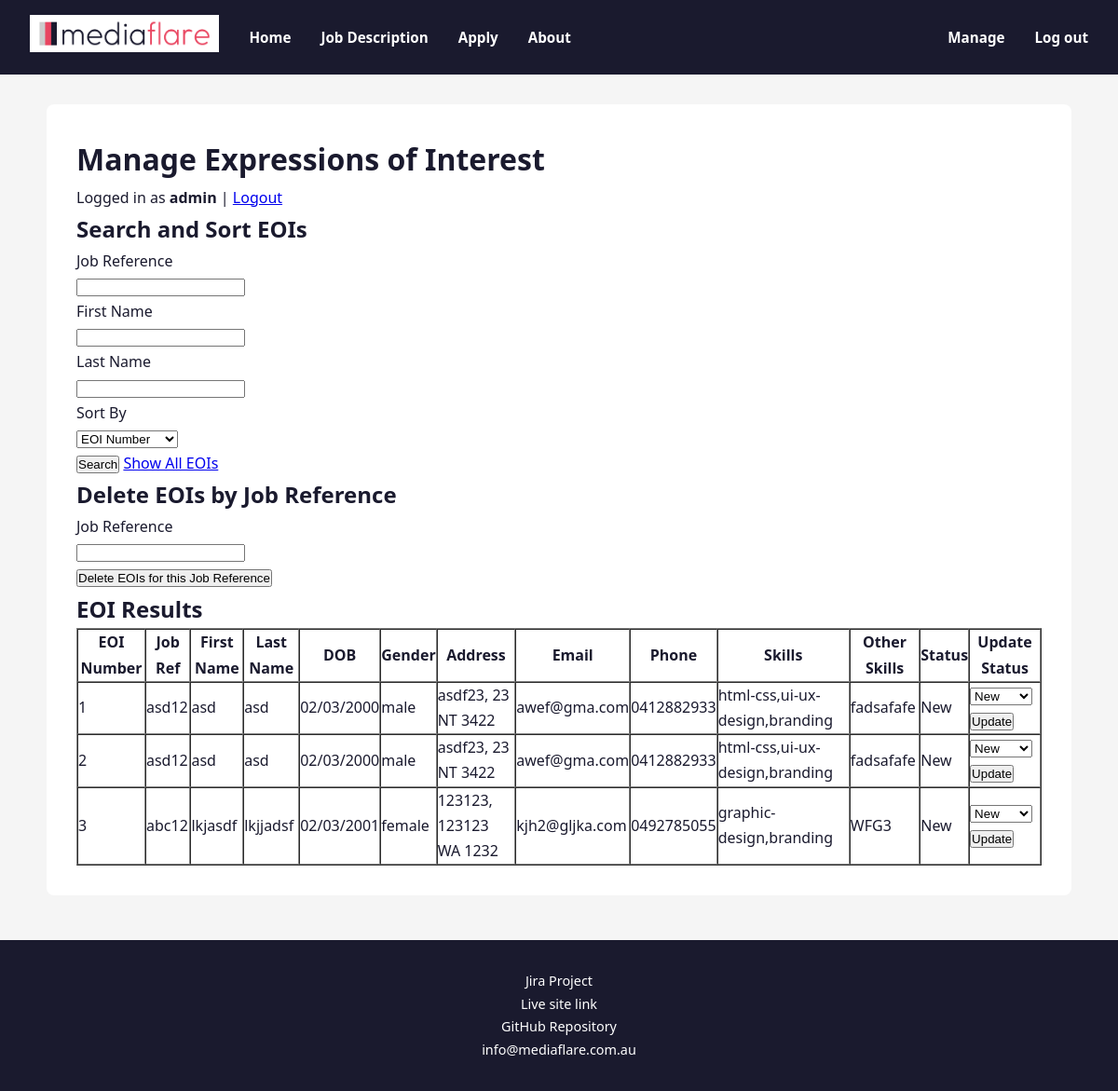
/manage.php (signed in), run on the app's committed database.
### tables this page shows
CREATE TABLE `eoi` (
  `EOInumber` int(11) NOT NULL,
  `job_reference` varchar(5) NOT NULL,
  `first_name` varchar(20) NOT NULL,
  `last_name` varchar(20) NOT NULL,
  `date_of_birth` varchar(10) NOT NULL,
  `gender` enum('male','female','prefer-not-to-say') NOT NULL,
  `street_address` varchar(40) NOT NULL,
  `suburb` varchar(40) NOT NULL,
  `state` enum('VIC','NSW','QLD','NT','WA','SA','TAS','ACT') NOT NULL,
  `postcode` char(4) NOT NULL,
  `email` varchar(100) NOT NULL,
  `phone` varchar(12) NOT NULL,
  `skills` text NOT NULL,
  `other_skills` text DEFAULT NULL,
  `status` enum('New','Current','Final') NOT NULL DEFAULT 'New'
);

### manage.php (the view, shortened to what this page needs)
<?php
require_once 'settings.php';
$conn = new mysqli($host, $username, $password, $dbname);
function clean_output($value) {
    return htmlspecialchars($value ?? '', ENT_QUOTES, 'UTF-8');
}
$create_eoi_table = "
CREATE TABLE IF NOT EXISTS `eoi` (
  `EOInumber` int(11) NOT NULL AUTO_INCREMENT,
  `job_reference` varchar(5) NOT NULL,
  `first_name` varchar(20) NOT NULL,
  `last_name` varchar(20) NOT NULL,
  `date_of_birth` varchar(10) NOT NULL,
  `gender` enum('male','female','prefer-not-to-say') NOT NULL,
  `street_address` varchar(40) NOT NULL,
  `suburb` varchar(40) NOT NULL,
  `state` enum('VIC','NSW','QLD','NT','WA','SA','TAS','ACT') NOT NULL,
  `postcode` char(4) NOT NULL,
  `email` varchar(100) NOT NULL,
  `phone` varchar(12) NOT NULL,
  `skills` text NOT NULL,
  `other_skills` text,
  `status` enum('New','Current','Final') NOT NULL DEFAULT 'New',
  PRIMARY KEY (`EOInumber`)
) ENGINE=InnoDB DEFAULT CHARSET=utf8mb4;
";
$conn->query($create_eoi_table);
$allowed_sort_fields = [
    'EOInumber' => 'EOInumber',
    'job_reference' => 'job_reference',
    'first_name' => 'first_name',
    'last_name' => 'last_name',
    'status' => 'status'
];
$sort = $_GET['sort'] ?? 'EOInumber';
$sort_sql = $allowed_sort_fields[$sort];
$search_job_reference = trim($_GET['job_reference'] ?? '');
$search_first_name = trim($_GET['first_name'] ?? '');
$search_last_name = trim($_GET['last_name'] ?? '');
$sql = "SELECT * FROM eoi";
$sql .= " ORDER BY $sort_sql";
$stmt = $conn->prepare($sql);
$stmt->execute();
$result = $stmt->get_result();
include "header.inc";
include "nav.inc";
?>
<main class="section-container">
    <h1>Manage Expressions of Interest</h1>
    <p>
        Logged in as <strong><?php echo clean_output($_SESSION['username'] ?? 'Manager'); ?></strong>
        | <a href="logout.php">Logout</a>
    </p>
    <section>
        <h2>Search and Sort EOIs</h2>
        <form action="manage.php" method="get" novalidate>
            <p>
                <label for="job_reference">Job Reference</label><br>
                <input type="text" id="job_reference" name="job_reference"
                       value="<?php echo clean_output($search_job_reference); ?>">
            </p>
            <p>
                <label for="first_name">First Name</label><br>
                <input type="text" id="first_name" name="first_name"
                       value="<?php echo clean_output($search_first_name); ?>">
            </p>
            <p>
                <label for="last_name">Last Name</label><br>
                <input type="text" id="last_name" name="last_name"
                       value="<?php echo clean_output($search_last_name); ?>">
            </p>
            <p>
                <label for="sort">Sort By</label><br>
                <select id="sort" name="sort">
                    <option value="EOInumber" <?php if ($sort === 'EOInumber') echo 'selected'; ?>>EOI Number</option>
                </select>
            </p>
            <p>
                <input type="submit" value="Search">
                <a href="manage.php">Show All EOIs</a>
            </p>
        </form>
    </section>
    <section>
        <h2>Delete EOIs by Job Reference</h2>
        <form action="manage.php" method="post" novalidate>
            <p>
                <label for="delete_job_reference">Job Reference</label><br>
                <input type="text" id="delete_job_reference" name="delete_job_reference">
            </p>
            <p>
                <input type="submit" value="Delete EOIs for this Job Reference">
            </p>
        </form>
    </section>
    <section>
        <h2>EOI Results</h2>
        <?php if ($result && $result->num_rows > 0): ?>
            <table border="1" cellpadding="6" cellspacing="0">
                <thead>
                    <tr>
                        <th>EOI Number</th>
                        <th>Job Ref</th>
                        <th>First Name</th>
                        <th>Last Name</th>
                        <th>DOB</th>
                        <th>Gender</th>
                        <th>Address</th>
                        <th>Email</th>
                        <th>Phone</th>
                        <th>Skills</th>
                        <th>Other Skills</th>
                        <th>Status</th>
                        <th>Update Status</th>
                    </tr>
                </thead>
                <tbody>
                    <?php while ($row = $result->fetch_assoc()): ?>
                        <tr>
                            <td><?php echo clean_output($row['EOInumber']); ?></td>
                            <td><?php echo clean_output($row['job_reference']); ?></td>
                            <td><?php echo clean_output($row['first_name']); ?></td>
                            <td><?php echo clean_output($row['last_name']); ?></td>
                            <td><?php echo clean_output($row['date_of_birth']); ?></td>
                            <td><?php echo clean_output($row['gender']); ?></td>
                            <td>
                                <?php
                                echo clean_output(
                                    $row['street_address'] . ', ' .
                                    $row['suburb'] . ' ' .
                                    $row['state'] . ' ' .
                                    $row['postcode']
                                );
                                ?>
                            </td>
                            <td><?php echo clean_output($row['email']); ?></td>
                            <td><?php echo clean_output($row['phone']); ?></td>
                            <td><?php echo clean_output($row['skills']); ?></td>
                            <td><?php echo clean_output($row['other_skills']); ?></td>
                            <td><?php echo clean_output($row['status']); ?></td>
                            <td>
                                <form action="manage.php" method="post" novalidate>
                                    <select name="status">
                                        <option value="New" <?php if ($row['status'] === 'New') echo 'selected'; ?>>New</option>
                                    </select>
                                    <input type="submit" value="Update">
                                </form>
                            </td>
                        </tr>
                    <?php endwhile; ?>
                </tbody>
            </table>
        <?php else: ?>
            <p>No EOI records found.</p>
        <?php endif; ?>
    </section>
</main>
<?php
include "footer.inc";
?>

### styles/style.css (style rules this page uses)
* { margin: 0; padding: 0; box-sizing: border-box; }
body { font-family: 'Segoe UI', sans-serif; background-color: #f5f5f5; color: #1a1a2e; line-height: 1.7; }
.section-container { max-width: 1100px; margin: 2rem auto; padding: 2rem; background-color: #ffffff; border-radius: 8px; }

### data on the page
eoi: EOInumber "1", job_reference "asd12", first_name "asd", last_name "asd", date_of_birth "02/03/2000", gender "male", street_address+suburb+state "asdf23, 23 NT 3422", email "awef@gma.com", phone "0412882933", skills "html-css,ui-ux-design,branding", other_skills "fadsafafe", status "New"
eoi: EOInumber "2", job_reference "asd12", first_name "asd", last_name "asd", date_of_birth "02/03/2000", gender "male", street_address+suburb+state "asdf23, 23 NT 3422", email "awef@gma.com", phone "0412882933", skills "html-css,ui-ux-design,branding", other_skills "fadsafafe", status "New"
eoi: EOInumber "3", job_reference "abc12", first_name "lkjasdf", last_name "lkjjadsf", date_of_birth "02/03/2001", gender "female", street_address+suburb+state "123123, 123123 WA 1232", email "kjh2@gljka.com", phone "0492785055", skills "graphic-design,branding", other_skills "WFG3", status "New"

### other printed values
clean_output($_SESSION['username'] ?? 'Manager') "admin"
